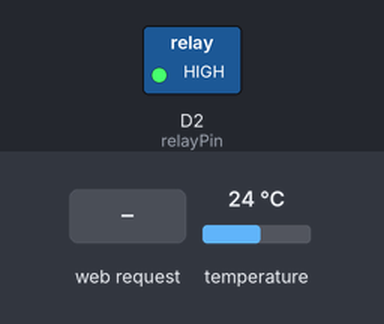
This sketch was run on a simulated ESP8266 (NodeMCU). On the bench: switched loads named in the sketch (green lamp = pin HIGH). Inputs (shaded band) come from the test bench; at power-on: temperature 24 °C. WiFi joins after 1.5 s; servers stay silent unless stated; EEPROM starts erased; no MQTT or app messages arrive unless stated; what the sketch prints to the serial monitor is not drawn. At 28.5 s the program restarts the board; the recording ends there.

Above: at 2.7 s.
2.8 s: HTTP request GET /set?off=0 received
At 3.9 s:
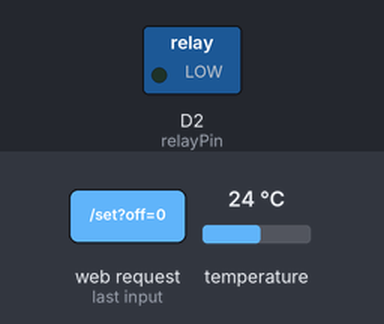
13.6 s: HTTP request GET /set?on=0 received
At 14.9 s:
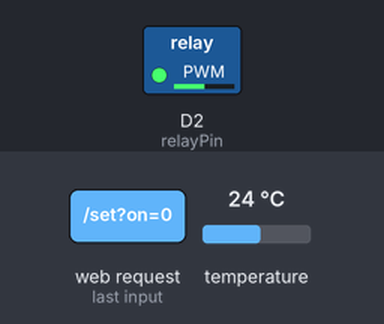
23.0 s: HTTP request GET /set?on=1 received
At 27.4 s:
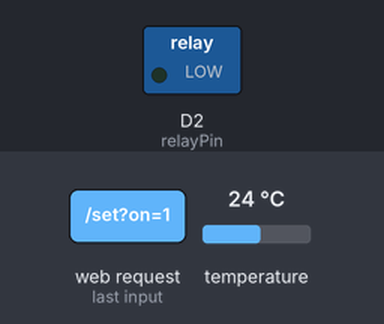
27.5 s: HTTP request GET /reboot received
Timing chart, 0 to 28.5 s (numbered marks = the images above; inputs shaded):
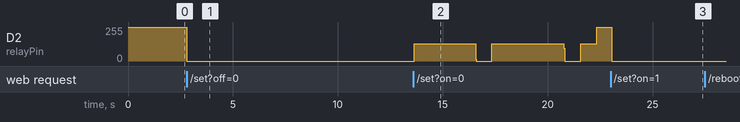

The sketch:

humidity_relay.ino
```cpp
#include <ESP8266WiFi.h>
#include <ESP8266WebServer.h>
#include <EEPROM.h>
#include <OneWire.h>
#include <DallasTemperature.h>
#include <PubSubClient.h>

// WiFi credentials
const char* ssid = "ssid";
const char* password = "password";

// MQTT server details
const char* mqtt_server = "192.168.1.1";
const int mqtt_port = 1883;
const char* mqtt_topic = "home/temperature";

// GPIO pins
const int tempSensorPin = D1;
const int relayPin = D2;

// Variables for relay timing
unsigned long relayOnDuration = 10000; // 10 seconds
unsigned long relayOffDuration = 30000; // 30 seconds
unsigned long lastSwitchTime = 0;
bool relayState = false;

// Web server
ESP8266WebServer server(80);

// Temperature sensor
OneWire oneWire(tempSensorPin);
DallasTemperature sensors(&oneWire);
float cachedTemperature = 0.0;
unsigned long lastTemperatureUpdate = 0;

// MQTT client
WiFiClient espClient;
PubSubClient mqttClient(espClient);

// EEPROM addresses for storing durations and minimum temperature
const int EEPROM_ON_ADDR = 0;
const int EEPROM_OFF_ADDR = 4;
const int EEPROM_MIN_TEMP_ADDR = 8; // Address for storing minimum temperature

// Declare minTemperature globally
float minTemperature = 15.0; // Default minimum temperature (15°C)

// Function to control the relay state
void controlRelay() {
  unsigned long currentMillis = millis();

  // If the temperature is below the minimum, keep relay OFF
  if (cachedTemperature < minTemperature) {
    digitalWrite(relayPin, HIGH); // Turn relay OFF
    relayState = false;
    lastSwitchTime = currentMillis;
    return;
  }

  // Relay control based on timing
  if (relayState && currentMillis - lastSwitchTime >= relayOnDuration) {
    digitalWrite(relayPin, HIGH); // Turn relay OFF
    relayState = false;
    lastSwitchTime = currentMillis;
  } else if (!relayState && currentMillis - lastSwitchTime >= relayOffDuration) {
    digitalWrite(relayPin, LOW); // Turn relay ON
    relayState = true;
    lastSwitchTime = currentMillis;
  }
}

// Function to save relay timings and minimum temperature to EEPROM
void saveSettingsToEEPROM() {
  EEPROM.put(EEPROM_ON_ADDR, relayOnDuration);
  EEPROM.put(EEPROM_OFF_ADDR, relayOffDuration);
  EEPROM.commit();
}

// Function to load relay timings and minimum temperature from EEPROM
void loadSettingsFromEEPROM() {
  EEPROM.get(EEPROM_ON_ADDR, relayOnDuration);
  EEPROM.get(EEPROM_OFF_ADDR, relayOffDuration);

  // Validate loaded values
  if (relayOnDuration <= 0 || relayOnDuration > 1200000) relayOnDuration = 10000; // Default to 10 seconds
  if (relayOffDuration <= 0 || relayOffDuration > 1200000) relayOffDuration = 30000; // Default to 30 seconds

  // Load minimum temperature value
  float minTemp;
  EEPROM.get(EEPROM_MIN_TEMP_ADDR, minTemp);
  if (minTemp < 35 || minTemp > 100) minTemp = 40.0; // Default to 40°C if invalid
  // Set the minimum temperature globally
  minTemperature = minTemp;
}

// Web server root handler
void handleRoot() {
  String html = "<!DOCTYPE html><html><body>";
  html += "<h1>Relay Controller</h1>";
  html += "<p>Current Temperature: <span id='temperature'>" + String(cachedTemperature, 1) + "</span> &#8451;</p>";
  html += "<script>";
  html += "function updateTemperature() {";
  html += "  fetch('/temperature').then(response => response.text()).then(temp => {";
  html += "    document.getElementById('temperature').innerText = temp;";
  html += "  });";
  html += "}";
  html += "setInterval(updateTemperature, 5000);"; // Update every 5 seconds
  html += "updateTemperature();"; // Initial fetch
  html += "</script>";

  // Form to set relay ON/OFF durations and minimum temperature
  html += "<form action=\"/set\">";
  html += "Relay ON duration (seconds): <input type=\"number\" name=\"on\" value=\"" + String(relayOnDuration / 1000) + "\"><br>";
  html += "Relay OFF duration (seconds): <input type=\"number\" name=\"off\" value=\"" + String(relayOffDuration / 1000) + "\"><br>";
  html += "Minimum Temperature (&#8451;): <input type=\"number\" name=\"min_temp\" value=\"" + String(minTemperature, 1) + "\"><br>";
  html += "<input type=\"submit\" value=\"Update\">";
  html += "</form>";

  html += "</body></html>";
  server.send(200, "text/html", html);
}

// Web server set handler
void handleSet() {
  if (server.hasArg("on")) {
    relayOnDuration = server.arg("on").toInt() * 1000;
  }
  if (server.hasArg("off")) {
    relayOffDuration = server.arg("off").toInt() * 1000;
  }
  if (server.hasArg("min_temp")) {
    minTemperature = server.arg("min_temp").toFloat();
    EEPROM.put(EEPROM_MIN_TEMP_ADDR, minTemperature);
    EEPROM.commit();
  }
  saveSettingsToEEPROM();
  // Send HTML response with the "Go Back to Home" button
  String html = "<!DOCTYPE html><html><body>";
  html += "<h1>Settings updated successfully!</h1>";
  html += "<form action=\"/\">";
  html += "<button type=\"submit\">Go Back to Home</button>";
  html += "</form>";
  html += "</body></html>";

  server.send(200, "text/html", html);
}

// Web server reboot handler
void handleReboot() {
  server.send(200, "text/plain", "Rebooting...");
  delay(1000);
  ESP.restart();
}

// Web server temperature handler
void handleTemperature() {
  server.send(200, "text/plain", String(cachedTemperature, 1));
}

// Publish temperature as a JSON object to MQTT
void publishTemperature() {
  sensors.requestTemperatures();
  float temperature = sensors.getTempCByIndex(0);

  // Create a JSON formatted message
  String payload = "{\"idx\": [insert your idx here], \"nvalue\": 0, \"svalue\": \"" + String(temperature, 1) + "\"}";
  // String payload = "{\"idx\": 321, \"nvalue\": 0, \"svalue\": \"" + String(temperature, 1) + "\"}";
  mqttClient.publish(mqtt_topic, payload.c_str());
}

// Update temperature cache
void updateTemperature() {
  sensors.requestTemperatures();
  float temperature = sensors.getTempCByIndex(0);
  if (temperature != DEVICE_DISCONNECTED_C) {
    cachedTemperature = temperature;
  }
}

// Connect to MQTT broker
void reconnectMQTT() {
  while (!mqttClient.connected()) {
    if (mqttClient.connect("ESP8266Client")) {
      Serial.println("Connected to MQTT broker");
    } else {
      delay(5000);
    }
  }
}

void setup() {
  // Initialize serial, EEPROM, and GPIO
  Serial.begin(115200);
  EEPROM.begin(512);
  pinMode(relayPin, OUTPUT);
  digitalWrite(relayPin, HIGH);

  // Load settings from EEPROM
  loadSettingsFromEEPROM();

  // Connect to WiFi
  WiFi.begin(ssid, password);
  Serial.print("Connecting to WiFi");
  while (WiFi.status() != WL_CONNECTED) {
    delay(500);
    Serial.print(".");
  }
  Serial.println("\nConnected to WiFi");

  // Print IP address
  Serial.println(WiFi.localIP());

  // Start the temperature sensor
  sensors.begin();

  // Start MQTT client
  mqttClient.setServer(mqtt_server, mqtt_port);

  // Configure web server routes
  server.on("/", handleRoot);
  server.on("/set", handleSet);
  server.on("/reboot", handleReboot);
  server.on("/temperature", handleTemperature);

  // Start the web server
  server.begin();
  Serial.println("Web server started");
}

void loop() {
  // Handle client requests
  server.handleClient();

  // Maintain MQTT connection and publish temperature
  if (!mqttClient.connected()) {
    reconnectMQTT();
  }
  mqttClient.loop();

  static unsigned long lastPublish = 0;
  if (millis() - lastPublish >= 10000) { // Publish temperature every 10 seconds
    publishTemperature();
    lastPublish = millis();
  }

  // Update temperature cache
  if (millis() - lastTemperatureUpdate >= 5000) { // Update temperature every 5 seconds
    updateTemperature();
    lastTemperatureUpdate = millis();
  }

  // Control relay state
  controlRelay();
}
```

Measured:
- after the input at 2.8 s, D2 (relayPin): 255/255 → 0/255 at once
- after the input at 13.6 s, D2 (relayPin): 0/255 → 129/255 after 0.05 s, → 0/255 2.9 s later, → 129/255 0.77 s later, → 0/255 3.4 s later, … (6 changes in this stretch)
- after the input at 23.0 s, D2 (relayPin): 255/255 → 0/255 after 0.06 s
- after the input at 27.5 s, every drawn part: stays the same
